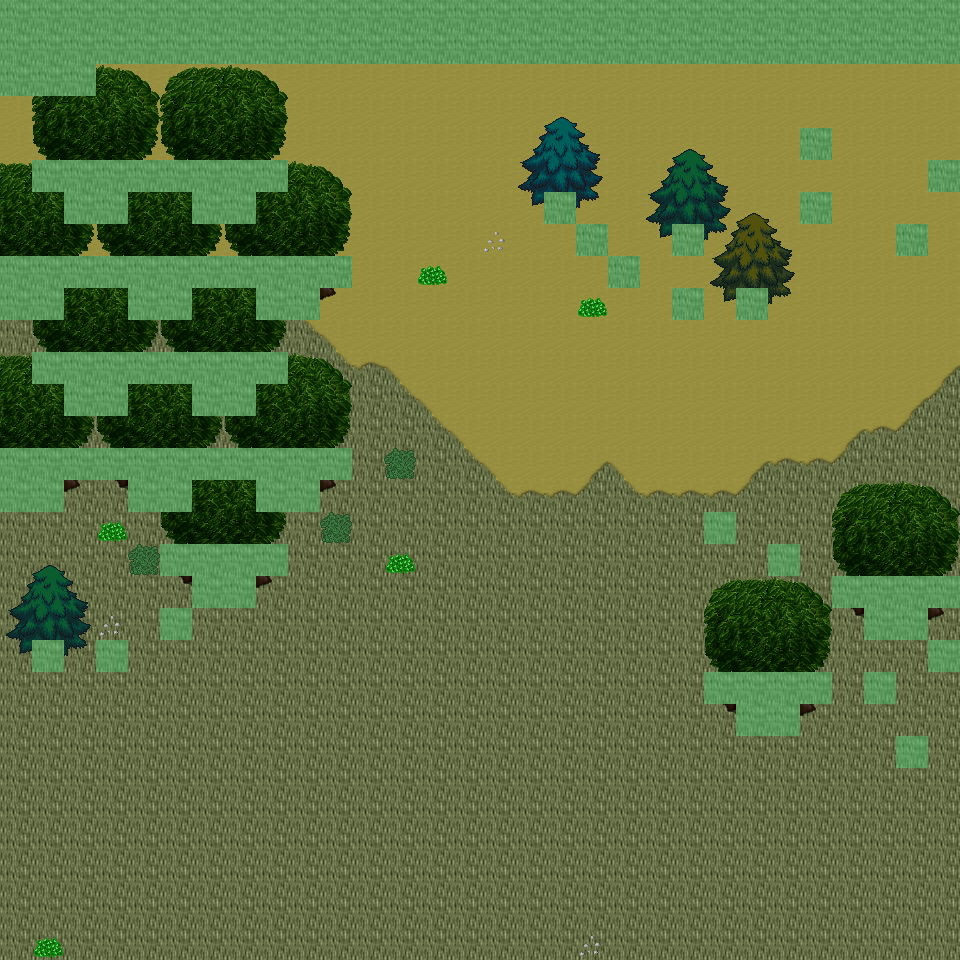

Below is a game level as drawn by its tile map, then a one-line description and the .tmx that defines it (tile-layer data replaced by summaries):
An orthogonal 30x30 tile map with 32x32 px tiles, 6 tile layers (Ground, Object, Object2, Above, ...), 23 tilesets and 8 objects (8x mapExit).

<map version="1.0" orientation="orthogonal" renderorder="right-down" width="30" height="30" tilewidth="32" tileheight="32" nextobjectid="9">
  <tileset firstgid="1" name="tileset_ground_ground" tilewidth="32" tileheight="32" tilecount="33" columns="3">
    <image source="../drawable/tileset_ground_ground.png" width="96" height="352" />
  </tileset>
  <tileset firstgid="34" name="tileset_ground_ridge_earth_dark" tilewidth="32" tileheight="32" tilecount="96" columns="12">
    <image source="../drawable/tileset_ground_ridge_earth_dark.png" width="384" height="256" />
  </tileset>
  <tileset firstgid="130" name="tileset_logic_collision" tilewidth="32" tileheight="32" tilecount="1" columns="1">
    <image source="../drawable/tileset_logic_collision.png" width="32" height="32" />
  </tileset>
  <tileset firstgid="131" name="tileset_logic_creature_animal" tilewidth="32" tileheight="32" tilecount="32" columns="8">
    <image source="../drawable/tileset_logic_creature_animal.png" width="256" height="128" />
  </tileset>
  <tileset firstgid="163" name="tileset_ground_earth_edges" tilewidth="32" tileheight="32" tilecount="18" columns="6">
    <image source="../drawable/tileset_ground_earth_edges.png" width="192" height="96" />
  </tileset>
  <tileset firstgid="181" name="tileset_plant_grasses" tilewidth="32" tileheight="32" tilecount="6" columns="3">
    <image source="../drawable/tileset_plant_grasses.png" width="96" height="64" />
  </tileset>
  <tileset firstgid="187" name="tileset_ground_earth_edges_yellowgreen" tilewidth="32" tileheight="32" tilecount="15" columns="5">
    <image source="../drawable/tileset_ground_earth_edges_yellowgreen.png" width="160" height="96" />
  </tileset>
  <tileset firstgid="202" name="tileset_ground_grass_corners" tilewidth="32" tileheight="32" tilecount="24" columns="6">
    <image source="../drawable/tileset_ground_grass_corners.png" width="192" height="128" />
  </tileset>
  <tileset firstgid="226" name="tileset_plant_tree_tree_darkgreen" tilewidth="32" tileheight="32" tilecount="88" columns="8">
    <image source="../drawable/tileset_plant_tree_tree_darkgreen.png" width="256" height="352" />
  </tileset>
  <tileset firstgid="314" name="tileset_plant_tree_evergreen" tilewidth="32" tileheight="32" tilecount="36" columns="3">
    <image source="../drawable/tileset_plant_tree_evergreen.png" width="96" height="384" />
  </tileset>
  <tileset firstgid="350" name="tileset_plant_bush_various_small" tilewidth="32" tileheight="32" tilecount="9" columns="3">
    <image source="../drawable/tileset_plant_bush_various_small.png" width="96" height="96" />
  </tileset>
  <tileset firstgid="359" name="tileset_plant_bush_bushes" tilewidth="32" tileheight="32" tilecount="10" columns="5">
    <image source="../drawable/tileset_plant_bush_bushes.png" width="160" height="64" />
  </tileset>
  <tileset firstgid="369" name="tileset_building_decoration_rocks" tilewidth="32" tileheight="32" tilecount="6" columns="3">
    <image source="../drawable/tileset_building_decoration_rocks.png" width="96" height="64" />
  </tileset>
  <tileset firstgid="375" name="tileset_ground_stonecircle" tilewidth="32" tileheight="32" tilecount="81" columns="9">
    <image source="../drawable/tileset_ground_stonecircle.png" width="288" height="288" />
  </tileset>
  <tileset firstgid="456" name="tileset_ground_rock_rocks" tilewidth="32" tileheight="32" tilecount="4" columns="2">
    <image source="../drawable/tileset_ground_rock_rocks.png" width="64" height="64" />
  </tileset>
  <tileset firstgid="460" name="tileset_building_decoration_orbpedestal" tilewidth="32" tileheight="32" tilecount="2" columns="1">
    <image source="../drawable/tileset_building_decoration_orbpedestal.png" width="32" height="64" />
  </tileset>
  <tileset firstgid="462" name="tileset_building_house_chalet" tilewidth="32" tileheight="32" tilecount="56" columns="7">
    <image source="../drawable/tileset_building_house_chalet.png" width="224" height="256" />
  </tileset>
  <tileset firstgid="518" name="tileset_building_tower_chalet" tilewidth="32" tileheight="32" tilecount="16" columns="2">
    <image source="../drawable/tileset_building_tower_chalet.png" width="64" height="256" />
  </tileset>
  <tileset firstgid="534" name="tileset_plant_bush_bush_pinks" tilewidth="32" tileheight="32" tilecount="4" columns="2">
    <image source="../drawable/tileset_plant_bush_bush_pinks.png" width="64" height="64" />
  </tileset>
  <tileset firstgid="538" name="tileset_ground_dry_grass" tilewidth="32" tileheight="32" tilecount="54" columns="9">
    <image source="../drawable/tileset_ground_dry_grass.png" width="288" height="192" />
  </tileset>
  <tileset firstgid="592" name="tileset_object_rock_pillars_stone" tilewidth="32" tileheight="32" tilecount="36" columns="6">
    <image source="../drawable/tileset_object_rock_pillars_stone.png" width="192" height="192" />
  </tileset>
  <tileset firstgid="628" name="tileset_building_door_brown_door" tilewidth="32" tileheight="32" tilecount="3" columns="1">
    <image source="../drawable/tileset_building_door_brown_door.png" width="32" height="96" />
  </tileset>
  <tileset firstgid="631" name="tileset_logic_creature_fowl" tilewidth="32" tileheight="32" tilecount="6" columns="6">
    <image source="../drawable/tileset_logic_creature_fowl.png" width="192" height="32" />
  </tileset>
  <layer name="Ground" width="30" height="30">
    <data>[900 cells, 900 non-empty, 2 distinct tile ids]</data>
  </layer>
  <layer name="Object" width="30" height="30">
    <data>[900 cells, 194 non-empty, 30 distinct tile ids]</data>
  </layer>
  <layer name="Object2" width="30" height="30">
    <data>[900 cells, 16 non-empty, 6 distinct tile ids]</data>
  </layer>
  <layer name="Above" width="30" height="30">
    <data>[900 cells, 172 non-empty, 34 distinct tile ids]</data>
  </layer>
  <layer name="Above2" width="30" height="30">
    <data>[900 cells, 44 non-empty, 14 distinct tile ids]</data>
  </layer>
  <layer name="Walkable" width="30" height="30">
    <data>[900 cells, 157 non-empty, 1 distinct tile ids]</data>
  </layer>
  <objectgroup name="MapEvents">
    <object id="1" name="south" type="mapExit" x="0" y="928" width="960" height="32">
      <properties>
        <property name="map" value="level_0_x171_y9" />
        <property name="x" value="0" />
        <property name="y" value="1" />
      </properties>
    </object>
    <object id="2" name="west" type="mapExit" x="0" y="96" width="32" height="160">
      <properties>
        <property name="map" value="level_0_x170_y8" />
        <property name="x" value="28" />
        <property name="y" value="3" />
      </properties>
    </object>
    <object id="3" name="west2" type="mapExit" x="0" y="320" width="32" height="128">
      <properties>
        <property name="map" value="level_0_x170_y8" />
        <property name="x" value="28" />
        <property name="y" value="10" />
      </properties>
    </object>
    <object id="4" name="west3" type="mapExit" x="0" y="512" width="32" height="448">
      <properties>
        <property name="map" value="level_0_x170_y8" />
        <property name="x" value="28" />
        <property name="y" value="16" />
      </properties>
    </object>
    <object id="5" name="east" type="mapExit" x="928" y="64" width="32" height="96">
      <properties>
        <property name="map" value="level_0_x172_y8" />
        <property name="x" value="1" />
        <property name="y" value="2" />
      </properties>
    </object>
    <object id="6" name="east2" type="mapExit" x="928" y="192" width="32" height="384">
      <properties>
        <property name="map" value="level_0_x172_y8" />
        <property name="x" value="1" />
        <property name="y" value="6" />
      </properties>
    </object>
    </objectgroup>
</map>
<!-- 2 of 8 objects omitted -->
